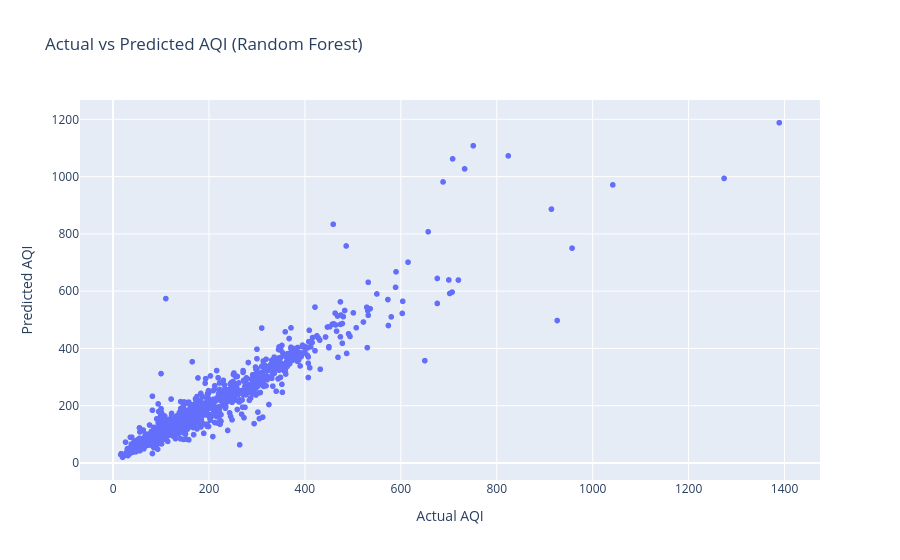

Source (notebook cell):
### Code cell
prediction_df = pd.DataFrame({
    "Actual AQI": y_test,
    "Predicted AQI": rf_predictions
})

fig = px.scatter(
    prediction_df.sample(1500, random_state=42),
    x="Actual AQI",
    y="Predicted AQI",
    title="Actual vs Predicted AQI (Random Forest)"
)

fig.show()

### Figure 1 — Plotly figure (JSON) as saved in the notebook; plotly's stock layout.template omitted (floating-point values rounded to 4 significant figures; data arrays with more than 128 entries replaced by an {"elided": "..."} marker saying what was removed)
{"data": [{"hovertemplate": "Actual AQI=%{x}<br>Predicted AQI=%{y}<extra></extra>", "legendgroup": "", "marker": {"color": "#636efa", "symbol": "circle"}, "mode": "markers", "name": "", "showlegend": false, "type": "scattergl", "x": {"elided": "1500 float values"}, "xaxis": "x", "y": {"elided": "1500 float values"}, "yaxis": "y"}], "layout": {"legend": {"tracegroupgap": 0}, "title": {"text": "Actual vs Predicted AQI (Random Forest)"}, "xaxis": {"anchor": "y", "domain": [0, 1], "title": {"text": "Actual AQI"}}, "yaxis": {"anchor": "x", "domain": [0, 1], "title": {"text": "Predicted AQI"}}}}
